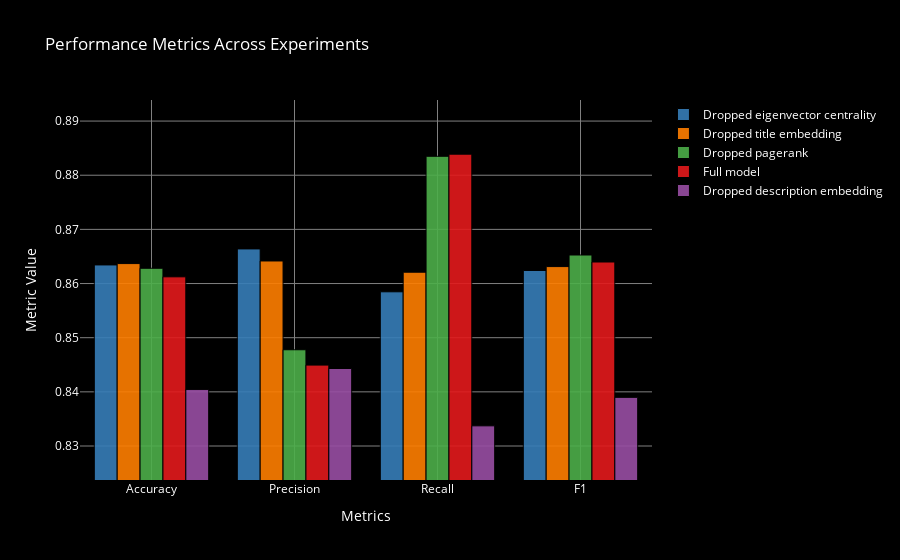

The notebook cell this image was saved under:
### Markdown cell above
The loss curves above clearly illustrate a significant drop in performance when the description embedding is removed, highlighting it as the most informative feature in the graph. Following this, the title embedding proves to be the second most important feature, as its removal also leads to a noticeable decline in performance. Conversely, the edge features—such as Jaccard similarity, Adamic-Adar index, and preferential attachment—show no impact on the loss curves compared to the full model, indicating they have no influence on the model’s decisions. Consequently, these features were excluded. It is worth noting that the lack of informativeness of the edge features had already been observed, and the cosine similarities were also discarded as a feature due to their low descriptiveness. However, they were still utilized for zero-label non-link and candidate selection.

### Code cell
plot_experiment_metrics('results', save=False)

### Figure 1 — Plotly figure (JSON) as saved in the notebook; plotly's stock layout.template omitted (floating-point values rounded to 4 significant figures)
{"data": [{"marker": {"color": "rgb(55,126,184)", "line": {"color": "black", "width": 1}}, "name": "Dropped eigenvector centrality", "offset": -0.4, "opacity": 0.9, "showlegend": true, "type": "bar", "width": 0.16, "x": ["Accuracy"], "y": [0.8634]}, {"marker": {"color": "rgb(255,127,0)", "line": {"color": "black", "width": 1}}, "name": "Dropped title embedding", "offset": -0.24, "opacity": 0.9, "showlegend": true, "type": "bar", "width": 0.16, "x": ["Accuracy"], "y": [0.8637]}, {"marker": {"color": "rgb(77,175,74)", "line": {"color": "black", "width": 1}}, "name": "Dropped pagerank", "offset": -0.08, "opacity": 0.9, "showlegend": true, "type": "bar", "width": 0.16, "x": ["Accuracy"], "y": [0.8628]}, {"marker": {"color": "rgb(228,26,28)", "line": {"color": "black", "width": 1}}, "name": "Full model", "offset": 0.08, "opacity": 0.9, "showlegend": true, "type": "bar", "width": 0.16, "x": ["Accuracy"], "y": [0.8612]}, {"marker": {"color": "rgb(152,78,163)", "line": {"color": "black", "width": 1}}, "name": "Dropped description embedding", "offset": 0.24, "opacity": 0.9, "showlegend": true, "type": "bar", "width": 0.16, "x": ["Accuracy"], "y": [0.8405]}, {"marker": {"color": "rgb(55,126,184)", "line": {"color": "black", "width": 1}}, "name": "Dropped eigenvector centrality", "offset": -0.4, "opacity": 0.9, "showlegend": false, "type": "bar", "width": 0.16, "x": ["Precision"], "y": [0.8664]}, {"marker": {"color": "rgb(255,127,0)", "line": {"color": "black", "width": 1}}, "name": "Dropped title embedding", "offset": -0.24, "opacity": 0.9, "showlegend": false, "type": "bar", "width": 0.16, "x": ["Precision"], "y": [0.8642]}, {"marker": {"color": "rgb(77,175,74)", "line": {"color": "black", "width": 1}}, "name": "Dropped pagerank", "offset": -0.08, "opacity": 0.9, "showlegend": false, "type": "bar", "width": 0.16, "x": ["Precision"], "y": [0.8478]}, {"marker": {"color": "rgb(228,26,28)", "line": {"color": "black", "width": 1}}, "name": "Full model", "offset": 0.08, "opacity": 0.9, "showlegend": false, "type": "bar", "width": 0.16, "x": ["Precision"], "y": [0.8449]}, {"marker": {"color": "rgb(152,78,163)", "line": {"color": "black", "width": 1}}, "name": "Dropped description embedding", "offset": 0.24, "opacity": 0.9, "showlegend": false, "type": "bar", "width": 0.16, "x": ["Precision"], "y": [0.8443]}, {"marker": {"color": "rgb(55,126,184)", "line": {"color": "black", "width": 1}}, "name": "Dropped eigenvector centrality", "offset": -0.4, "opacity": 0.9, "showlegend": false, "type": "bar", "width": 0.16, "x": ["Recall"], "y": [0.8585]}, {"marker": {"color": "rgb(255,127,0)", "line": {"color": "black", "width": 1}}, "name": "Dropped title embedding", "offset": -0.24, "opacity": 0.9, "showlegend": false, "type": "bar", "width": 0.16, "x": ["Recall"], "y": [0.8621]}, {"marker": {"color": "rgb(77,175,74)", "line": {"color": "black", "width": 1}}, "name": "Dropped pagerank", "offset": -0.08, "opacity": 0.9, "showlegend": false, "type": "bar", "width": 0.16, "x": ["Recall"], "y": [0.8835]}, {"marker": {"color": "rgb(228,26,28)", "line": {"color": "black", "width": 1}}, "name": "Full model", "offset": 0.08, "opacity": 0.9, "showlegend": false, "type": "bar", "width": 0.16, "x": ["Recall"], "y": [0.8839]}, {"marker": {"color": "rgb(152,78,163)", "line": {"color": "black", "width": 1}}, "name": "Dropped description embedding", "offset": 0.24, "opacity": 0.9, "showlegend": false, "type": "bar", "width": 0.16, "x": ["Recall"], "y": [0.8337]}, {"marker": {"color": "rgb(55,126,184)", "line": {"color": "black", "width": 1}}, "name": "Dropped eigenvector centrality", "offset": -0.4, "opacity": 0.9, "showlegend": false, "type": "bar", "width": 0.16, "x": ["F1"], "y": [0.8624]}, {"marker": {"color": "rgb(255,127,0)", "line": {"color": "black", "width": 1}}, "name": "Dropped title embedding", "offset": -0.24, "opacity": 0.9, "showlegend": false, "type": "bar", "width": 0.16, "x": ["F1"], "y": [0.8631]}, {"marker": {"color": "rgb(77,175,74)", "line": {"color": "black", "width": 1}}, "name": "Dropped pagerank", "offset": -0.08, "opacity": 0.9, "showlegend": false, "type": "bar", "width": 0.16, "x": ["F1"], "y": [0.8653]}, {"marker": {"color": "rgb(228,26,28)", "line": {"color": "black", "width": 1}}, "name": "Full model", "offset": 0.08, "opacity": 0.9, "showlegend": false, "type": "bar", "width": 0.16, "x": ["F1"], "y": [0.864]}, {"marker": {"color": "rgb(152,78,163)", "line": {"color": "black", "width": 1}}, "name": "Dropped description embedding", "offset": 0.24, "opacity": 0.9, "showlegend": false, "type": "bar", "width": 0.16, "x": ["F1"], "y": [0.839]}], "layout": {"barmode": "group", "font": {"color": "white"}, "paper_bgcolor": "black", "plot_bgcolor": "black", "title": {"text": "Performance Metrics Across Experiments"}, "xaxis": {"anchor": "y", "domain": [0, 1], "gridcolor": "gray", "showgrid": true, "title": {"text": "Metrics"}}, "yaxis": {"anchor": "x", "domain": [0, 1], "gridcolor": "gray", "range": [0.8237, 0.8939], "showgrid": true, "title": {"text": "Metric Value"}}}}
